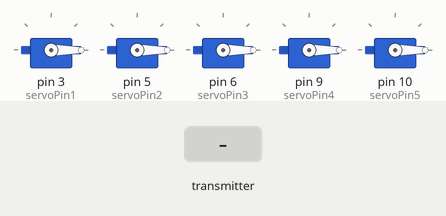
This sketch was run on a simulated Arduino Uno, built with avr-gcc and run on an emulated ATmega328P. Shown: 5 × servo. The inputs (shaded band) are chosen by the test bench. No radio packets arrive unless stated; what the sketch prints to the serial monitor is not drawn.

Above: at 1.2 s.
1.3 s: the transmitter starts sending data.0 = 256
At 2.5 s:
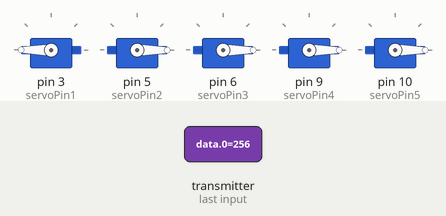
2.8 s: the transmitter starts sending data.1 = 256
At 4.0 s:
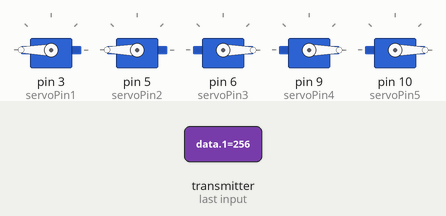
4.3 s: the transmitter starts sending data.2 = 256
At 5.1 s:
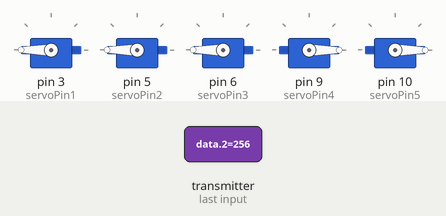
5.8 s: the transmitter starts sending data.3 = 256
At 6.7 s:
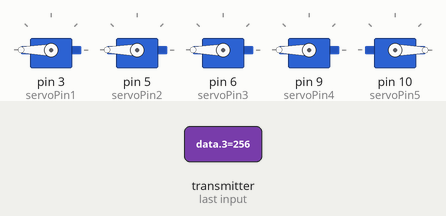
7.3 s: the transmitter starts sending data.4 = 256
At 8.1 s:
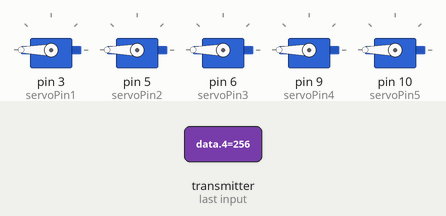
8.8 s: the transmitter starts sending data.0 = 0
At 9.2 s:
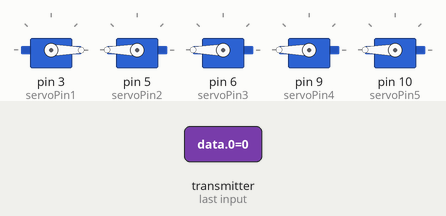
Timing chart, 0 to 11.3 s (numbered marks = the images above; inputs shaded):
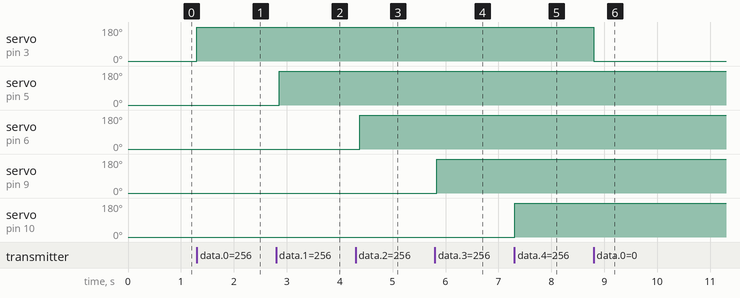

Measured:
- after the input at 1.3 s, servo on pin 3 (servoPin1): 0° → 180° at once
- after the input at 2.8 s, servo on pin 5 (servoPin2): 0° → 180° after 0.05 s
- after the input at 4.3 s, servo on pin 6 (servoPin3): 0° → 180° after 0.08 s
- after the input at 5.8 s, servo on pin 9 (servoPin4): 0° → 180° at once
- after the input at 7.3 s, servo on pin 10 (servoPin5): 0° → 180° at once
- after the input at 8.8 s, servo on pin 3 (servoPin1): 180° → 0° at once

The sketch:

Receiver_Final.ino
```cpp
  #include <RF24.h>
  #include <RF24_config.h>
  #include <nRF24L01.h>
  #include <printf.h>
  #include <Servo.h>
  #include <string.h>

  RF24 radio(7, 8); // CE, CSN
  const byte address[6] = "00001";

  const int servoPin1 = 3;
  const int servoPin2 = 5;
  const int servoPin3 = 6;
  const int servoPin4 = 9;
  const int servoPin5 = 10;

  Servo myServo1;
  Servo myServo2;
  Servo myServo3;
  Servo myServo4;
  Servo myServo5;

  //define variable to receive value
  int data[6];

  void setup() {
    Serial.begin(9600);
    Serial.println("test");
    radio.begin();
    radio.openReadingPipe(0, address);
    radio.setPALevel(RF24_PA_MIN);
    radio.startListening();
    myServo1.attach(servoPin1);
    myServo2.attach(servoPin2);
    myServo3.attach(servoPin3);
    myServo4.attach(servoPin4);
    myServo5.attach(servoPin5);

    myServo1.write(0);
    myServo2.write(0);
    myServo3.write(0);
    myServo4.write(0);
    myServo5.write(0);
  }

  void loop() {

    if (radio.available())
    {
    while (radio.available()){

      radio.read(&data, sizeof(data));

      Serial.write((byte*)&data, sizeof(data));

      myServo1.write(data[0]);
      myServo2.write(data[1]);
      myServo3.write(data[2]);
      myServo4.write(data[3]);
      myServo5.write(data[4]);

      Serial.println("MOTOR PINKY: " + String(data[0]));
      Serial.println("MOTOR RING: " + String(data[1]));
      Serial.println("MOTOR MIDDLE: " + String(data[2]));
      Serial.println("MOTOR INDEX: " + String(data[3]));
      Serial.println("MOTOR THUMB: " + String(data[4]));
      Serial.println("Mode: " + String(data[5]));
      delay(10);
    }

    }
  }
```
